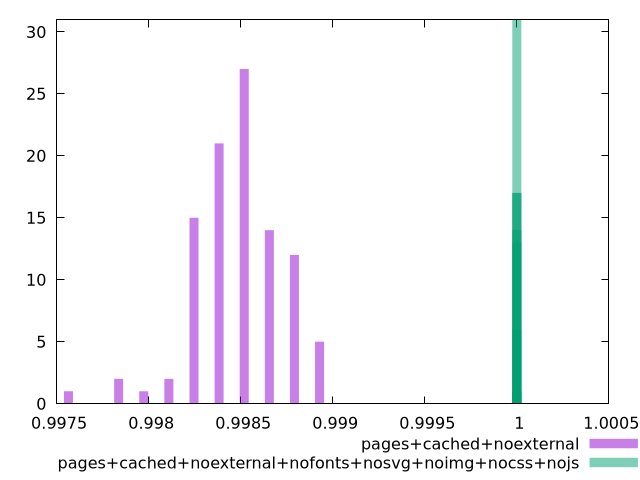

Recreate this plot in gnuplot.
$_pagesCachedNoexternal <<EOF
0.9987919661459206 12
0.9985191094416054 27
0.9982462527372901 15
0.9986555377937629 14
0.9983826810894477 21
0.9989283944980781 5
0.9981098243851325 2
0.9978369676808172 2
0.997564110976502 1
0.9979733960329749 1
EOF
$_pagesCachedNoexternalNofontsNosvgNoimgNocssNojs <<EOF
0.999999972000053 14
0.9999999526263565 17
0.9999999429395082 31
0.9999999623132048 13
0.9999999235658118 6
0.99999993325266 17
0.9999999816869012 1
0.9999999138789636 1
EOF
set key outside below
set terminal pngcairo
set output "report_00004_2020-11-02T20-21-41.718Z/mainthread-work-breakdown/mainthread-work-breakdown_pages+cached+noexternal_pages+cached+noexternal+nofonts+nosvg+noimg+nocss+nojs+hist.png"
set boxwidth 0.00004871741420798381
set style fill transparent solid 0.5 noborder
set yrange [0:31]
plot $_pagesCachedNoexternal title "pages+cached+noexternal" with boxes ,$_pagesCachedNoexternalNofontsNosvgNoimgNocssNojs title "pages+cached+noexternal+nofonts+nosvg+noimg+nocss+nojs" with boxes ,
